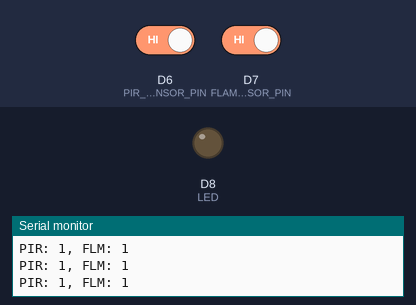
The program below on a simulated ESP8266 (Wemos D1 mini). On the bench: output pins drawn as LEDs (lit = HIGH), the last lines printed to the serial monitor. Inputs (shaded band) come from the test bench; at power-on: D7 (FLAME_SENSOR_PIN) HIGH, D6 (PIR_SENSOR_PIN) HIGH. WiFi joins after 1.5 s; servers stay silent unless stated; no MQTT or app messages arrive unless stated; not simulated (calls return 0 or success): credentials.h.

Above: at 2.7 s.
2.8 s: D7 (FLAME_SENSOR_PIN) driven LOW
At 3.2 s:
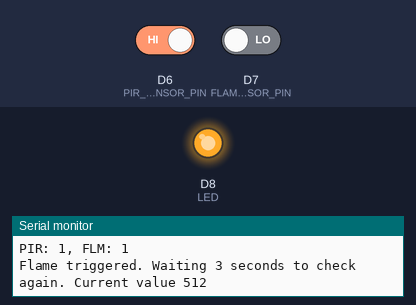
Timing chart, 0 to 7.4 s (numbered marks = the images above; inputs shaded):
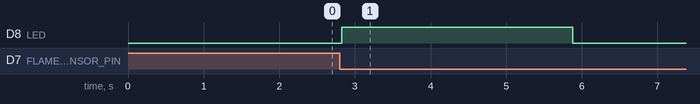

Measured:
- after the input at 2.8 s, D8 (LED): LOW → HIGH at once, → LOW 3.1 s later

The program:

main.cpp
```cpp
#include <Arduino.h>

#include <ESP8266WiFi.h>
#include <PubSubClient.h>
#include "main.h"
#include "credentials.h"

volatile bool pirTrigger = false;
volatile bool flameTrigger = false;
volatile long pirLastUpdate = 0;
volatile long flameLastUpdate = 0;

uint8_t LED = D8;
uint8_t PIR_SENSOR_PIN = D6;
uint8_t FLAME_SENSOR_PIN = D7;

WiFiClientSecure wifiClient;
PubSubClient client(wifiClient);


#pragma clang diagnostic push
#pragma ide diagnostic ignored "OCUnusedGlobalDeclarationInspection"
void setup() {
    Serial.begin(115200);
    Serial.println("");
    Serial.println(F("Init"));
    Serial.println(F("Reset reason: "));
    Serial.println(ESP.getResetReason());

    pinMode(PIR_SENSOR_PIN, INPUT_PULLUP);
    Serial.println(F("PIR_SENSOR_PIN set to INPUT_PULLUP"));

    pinMode(FLAME_SENSOR_PIN, INPUT_PULLUP);
    Serial.println(F("FLAME_SENSOR_PIN set to INPUT"));

    pinMode(LED, OUTPUT);
    Serial.println(F("LED set to OUTPUT"));

    Serial.print(F("Attaching interrupt to: "));
    Serial.println(PIR_SENSOR_PIN);
    attachInterrupt(PIR_SENSOR_PIN, pirInterrupt, RISING);

    Serial.print(F("Attaching interrupt to: "));
    Serial.println(FLAME_SENSOR_PIN);
    attachInterrupt(FLAME_SENSOR_PIN, flameInterrupt, FALLING);


    Serial.println(F("Ready."));

    pinMode(LED, OUTPUT);
    connectWifi();
    client.setServer(MQTT_SERVER, 8883);
}
#pragma clang diagnostic pop

#pragma clang diagnostic push
#pragma ide diagnostic ignored "OCUnusedGlobalDeclarationInspection"
void loop() {
    if (pirTrigger) {
        digitalWrite(LED, HIGH);
        reconnect();
        boolean success = client.publish("athens/wemos2/presence", "true");
        Serial.print(F("Published: "));
        Serial.println(success);
        pirTrigger = false;
    }
    if (flameTrigger) {
        digitalWrite(LED, HIGH);
        Serial.printf("Flame triggered. Waiting 3 seconds to check again. Current value %d\r\n",
                      analogRead(FLAME_SENSOR_PIN));
        delay(3000);
        if (digitalRead(FLAME_SENSOR_PIN) == 0) {
            reconnect();
            boolean success = client.publish("athens/wemos2/flame", "true");
            Serial.print(F("Published: "));
            Serial.println(success);
        }
        flameTrigger = false;
    }
    if (pirLastUpdate + 5000 < millis()) {
        digitalWrite(LED, LOW);
    } else if (flameLastUpdate + 5000 < millis()) {
        digitalWrite(LED, LOW);
    }
    Serial.printf("PIR: %d, FLM: %d\r\n", digitalRead(PIR_SENSOR_PIN), digitalRead(FLAME_SENSOR_PIN));
    delay(100);
}
#pragma clang diagnostic pop

void connectWifi() {
    delay(10);
    // We start by connecting to a WiFi network
    Serial.println();
    Serial.print(F("Connecting to "));
    Serial.println(WIFI_SSID);

    WiFi.begin(WIFI_SSID, WIFI_PASS);

    while (WiFi.status() != WL_CONNECTED) {
        delay(500);
        Serial.print(".");
    }

    Serial.println(F(""));
    Serial.println(F("WiFi connected"));
    Serial.println(F("IP address: "));
    Serial.println(WiFi.localIP());
}

void reconnect() {
    while (!client.connected()) {
        Serial.print(F("Attempting MQTT connection..."));
        // Attempt to connect
        if (client.connect("wemos2", MQTT_USER, MQTT_PASS)) {
            Serial.println(F("connected"));
        } else {
            Serial.print(F("failed, rc="));
            Serial.print(client.state());
            Serial.println(F(" try again in 5 seconds"));
            delay(5000);
        }
    }
}


void pirInterrupt() {
    pirTrigger = true;
    pirLastUpdate = millis();
}

void flameInterrupt() {
    flameTrigger = true;
    flameLastUpdate = millis();
}
```

main.h
```cpp
void reconnect() ;

void connectWifi() ;

void pirInterrupt();

void flameInterrupt();
```
